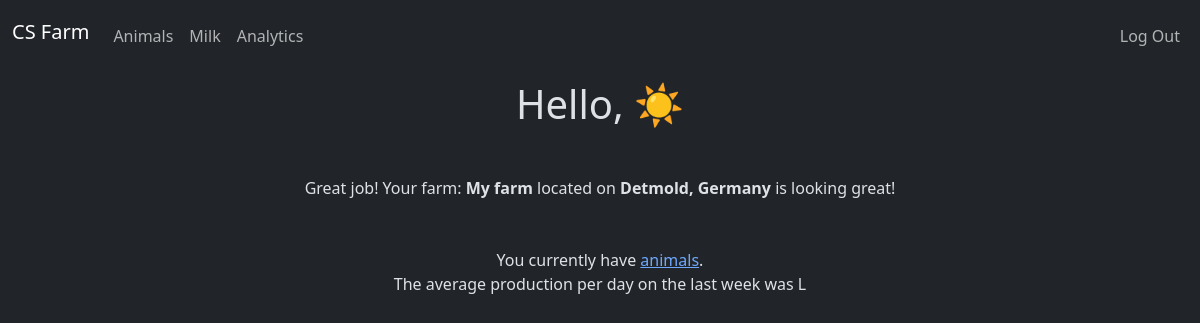
The app's page /farm (signed in) with its own data.
### tables this page shows
CREATE TABLE farms (farm_id INTEGER PRIMARY KEY AUTOINCREMENT NOT NULL, user_id INTEGER, name TEXT NOT NULL, country TEXT, location TEXT, created_at TEXT, FOREIGN KEY (user_id) REFERENCES users (id));

### app.py (the view, shortened to what this page needs)
@requires_login
@app.route("/farm", methods=["GET", "POST"])
def farm():
    db = connection()
    user_id = session["user_id"]
    if request.method == "GET":
        row = db.execute(
            "SELECT * from farms where user_id = (?)", (user_id,)).fetchone()
        if row is None:
            countries = []
            with open("countries.txt") as file:
                for line in file.readlines():
                    countries.append(line.strip())
            return render_template("farm_new.html", countries=countries)
        farm = Farm(row)
        return render_template("farm.html", farm=farm)

### database.py (called while the page is built)
def connection() -> sqlite3.Connection:
    con = sqlite3.connect(__db_url)
    con.row_factory = sqlite3.Row
    return con

### templates/farm.html (shortened to what this page needs)
{% extends "base.html" %}
{% block main %}
<div>
	<h1>Hello, {{ username }} ☀️  </h1>
</div>
<div class="container mt-5">
	<p>Great job! Your farm: <b>{{ farm.name }} </b>
	located on <b>{{ farm.location }}, {{ farm.country }}</b>
	is looking great!</p>
</div>
<div class="container mt-5">
	<p>You currently have <b>{{ animals_count }} </b> <a href="/animals">animals</a>. <br/>The average production per day on the last week was <b>{{ avg_prod }}</b>L </p>
</div>
{% endblock %}

### records on screen
farms: name "My farm", location "Detmold", country "Germany"
